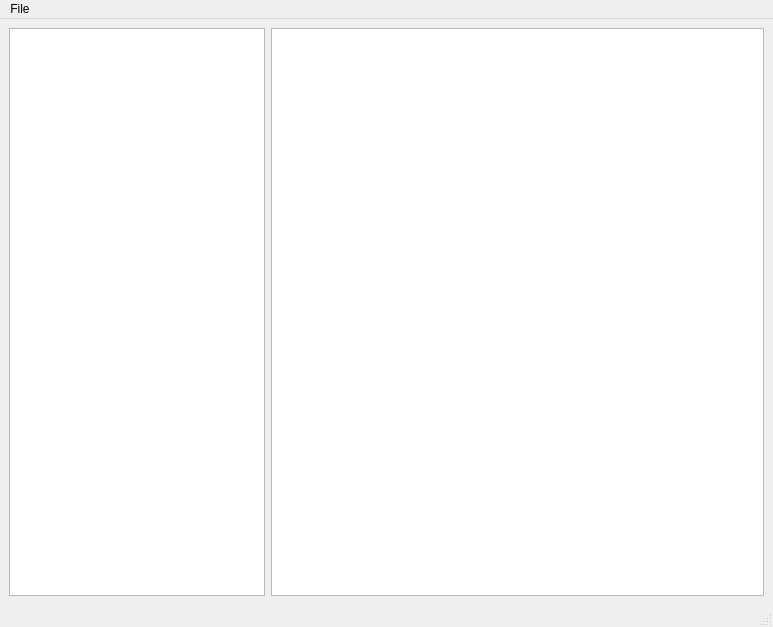
<?xml version="1.0" encoding="UTF-8"?>
<ui version="4.0">
 <class>MainWindow</class>
 <widget class="QMainWindow" name="MainWindow">
  <property name="geometry">
   <rect>
    <x>0</x>
    <y>0</y>
    <width>773</width>
    <height>627</height>
   </rect>
  </property>
  <property name="windowTitle">
   <string>Monal Crash Analyzer</string>
  </property>
  <property name="locale">
   <locale language="English" country="UnitedKingdom"/>
  </property>
  <property name="documentMode">
   <bool>true</bool>
  </property>
  <property name="dockNestingEnabled">
   <bool>true</bool>
  </property>
  <property name="unifiedTitleAndToolBarOnMac">
   <bool>true</bool>
  </property>
  <widget class="QWidget" name="centralwidget">
   <layout class="QGridLayout" name="gridLayout">
    <item row="2" column="0">
     <widget class="QListWidget" name="uiList_parts">
      <property name="sizePolicy">
       <sizepolicy hsizetype="Fixed" vsizetype="Expanding">
        <horstretch>0</horstretch>
        <verstretch>0</verstretch>
       </sizepolicy>
      </property>
     </widget>
    </item>
    <item row="2" column="1">
     <widget class="QTextEdit" name="uiTextEdit_data"/>
    </item>
   </layout>
  </widget>
  <widget class="QMenuBar" name="menubar">
   <property name="geometry">
    <rect>
     <x>0</x>
     <y>0</y>
     <width>773</width>
     <height>27</height>
    </rect>
   </property>
   <widget class="QMenu" name="menuFile">
    <property name="title">
     <string>File</string>
    </property>
    <addaction name="uiAction_openCrashreport"/>
    <addaction name="separator"/>
    <addaction name="uiAction_exportPartAs"/>
    <addaction name="uiAction_exportAllParts"/>
    <addaction name="separator"/>
    <addaction name="uiAction_close"/>
   </widget>
   <addaction name="menuFile"/>
  </widget>
  <widget class="QStatusBar" name="uiStatusbar_statusbar">
   <property name="enabled">
    <bool>true</bool>
   </property>
  </widget>
  <action name="uiAction_openCrashreport">
   <property name="text">
    <string>Open</string>
   </property>
   <property name="shortcut">
    <string>Ctrl+O</string>
   </property>
  </action>
  <action name="uiAction_close">
   <property name="text">
    <string>Close</string>
   </property>
   <property name="shortcut">
    <string>Ctrl+Q</string>
   </property>
  </action>
  <action name="uiAction_exportPartAs">
   <property name="text">
    <string>Export selected part</string>
   </property>
   <property name="iconText">
    <string>Export selected part</string>
   </property>
   <property name="shortcut">
    <string>Ctrl+S</string>
   </property>
  </action>
  <action name="uiAction_exportAllParts">
   <property name="text">
    <string>Export all parts to dir</string>
   </property>
   <property name="shortcut">
    <string>Ctrl+E</string>
   </property>
  </action>
  <action name="uiAction_removeFilterEntry">
   <property name="text">
    <string>Remove currently selected filter from list</string>
   </property>
   <property name="shortcut">
    <string>Ctrl+Backspace</string>
   </property>
  </action>
 </widget>
 <resources/>
 <connections/>
</ui>
